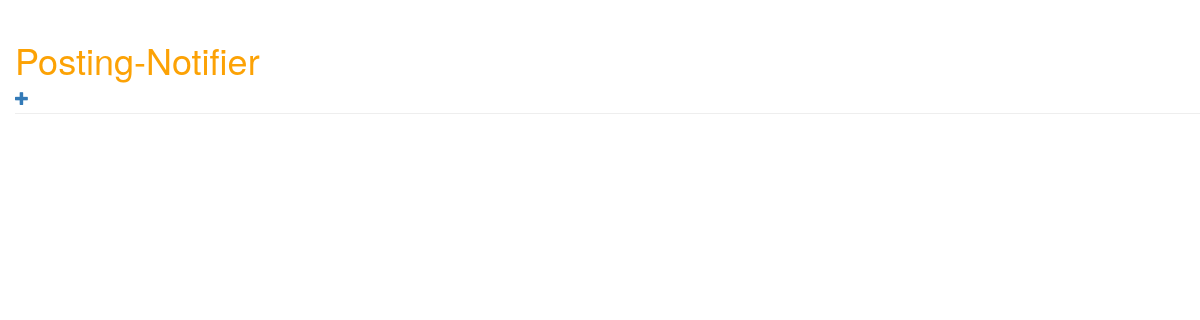
Before: / with the older database file.
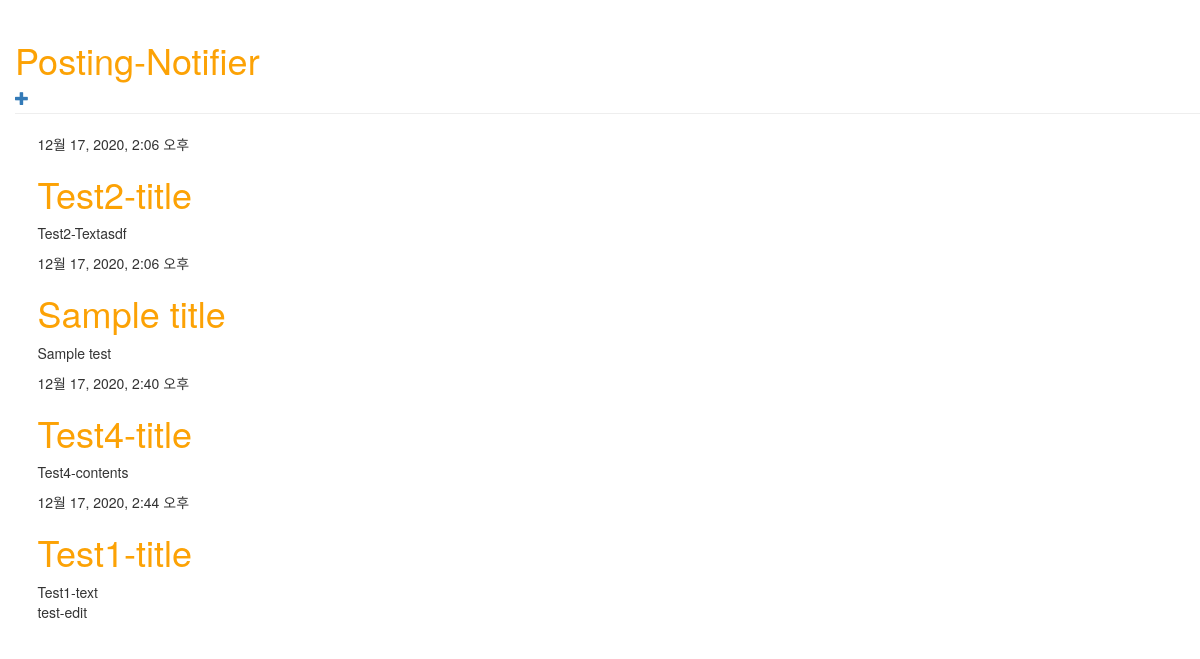
After: the same page with the newer database file.
### PostingNotifier/models.py (models this page shows, shortened)
class Post(models.Model):
    author = models.ForeignKey(settings.AUTH_USER_MODEL, on_delete=models.CASCADE)
    title = models.CharField(max_length=200)
    text = models.TextField()
    created_date = models.DateTimeField(
            default=timezone.now)
    published_date = models.DateTimeField(
            blank=True, null=True)

### PostingNotifier/views.py (the view)
# urls.py: path('', views.post_list, name = 'post_list'),
def post_list(request):
    posts = Post.objects.filter(published_date__lte=timezone.now()).order_by('published_date')
    return render(request, 'PostingNotifier/post_list.html', {'posts':posts})

### PostingNotifier/templates/PostingNotifier/post_list.html
{% extends 'PostingNotifier/base.html' %}
{% block content %}
    {% for post in posts %}
        <div class="post">
            <div class="date">
                {{ post.published_date }}
            </div>
            <h1><a href="{% url 'post_detail' pk=post.pk %}">{{ post.title }}</a></h1>
            <p>{{ post.text|linebreaksbr }}</p>
        </div>
    {% endfor %}
{% endblock %}

### PostingNotifier/templates/PostingNotifier/base.html (shortened to what this page needs)
{% load static %}
<html>
    <head>
        <link rel="stylesheet" href="//maxcdn.bootstrapcdn.com/bootstrap/3.2.0/css/bootstrap.min.css">
        <link rel="stylesheet" href="//maxcdn.bootstrapcdn.com/bootstrap/3.2.0/css/bootstrap-theme.min.css">
        <link rel="stylesheet" href="{% static 'css/PostingNotifier.css' %}">
    </head>
    <body>
        <div class="page-header">
            <h1><a href="/">Posting-Notifier</a></h1>
            <a href="{% url 'post_new' %}" class="top-menu"><span class="glyphicon glyphicon-plus"></span></a>
        </div>
        <div class="content container">
            <div class="row">
                <div class="col-md-8">
                {% block content %}
                {% endblock %}
                </div>
            </div>
        </div>
    </body>
</html>

### PostingNotifier/static/css/PostingNotifier.css (style rules this page uses)
h1 a { color: #FCA205; }
body { padding-left: 15px; }

Changed rows visible on the page:
added Post: published_date "12월 17, 2020, 2:06 오후", title "Test2-title", text "Test2-Textasdf"
added Post: published_date "12월 17, 2020, 2:06 오후", title "Sample title", text "Sample test"
added Post: published_date "12월 17, 2020, 2:40 오후", title "Test4-title", text "Test4-contents"
added Post: published_date "12월 17, 2020, 2:44 오후", title "Test1-title", text "Test1-text test-edit"
